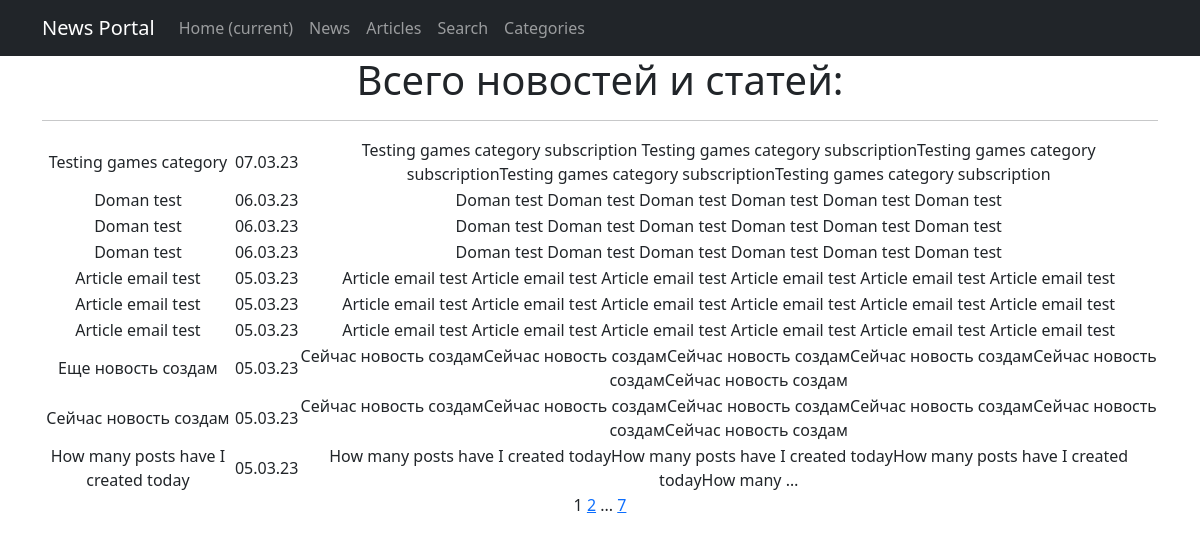
/posts/, run on an earlier commit of the app's database.
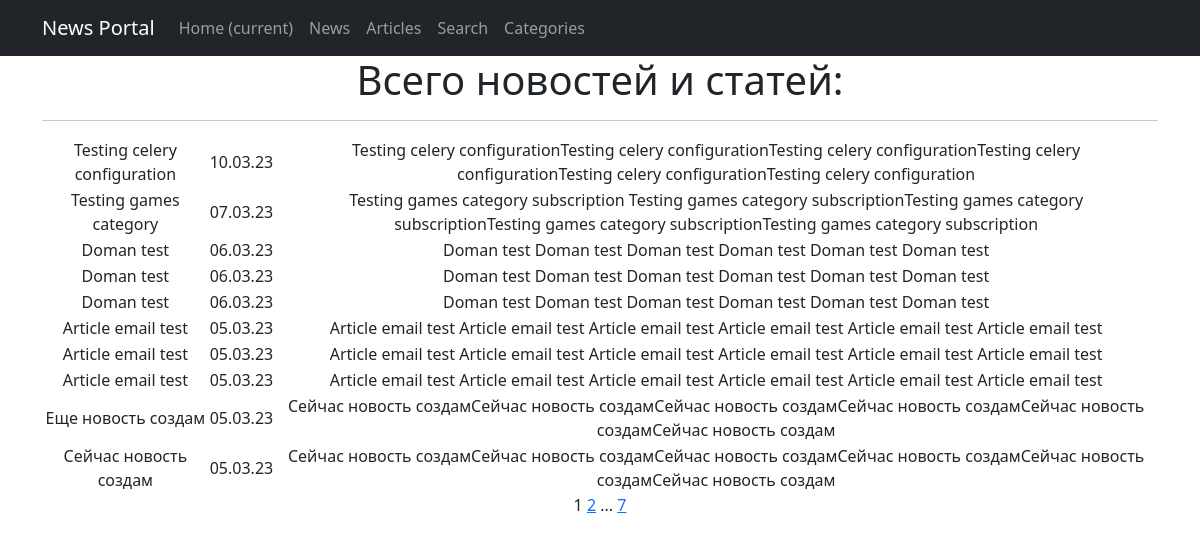
And on a later commit of the database.
### news/models.py (models this page shows, shortened)
class Post(models.Model):
    type = models.CharField(max_length=1, choices=TYPES, default=article)
    created_on = models.DateTimeField(auto_now_add=True)
    title = models.CharField(max_length=255)
    text = models.TextField()
    rating = models.IntegerField(default=0)
    author = models.ForeignKey(Author, on_delete=models.CASCADE)
    categories = models.ManyToManyField(Category, through='PostCategory')

### news/views.py (the view)
# urls.py: path('', PostsList.as_view(), name='posts_list'),
class PostsList(ListView):
    model = Post
    ordering = '-created_on'
    template_name = 'posts.html'
    context_object_name = 'posts'
    paginate_by = 10
    def get_context_data(self, **kwargs):
        context = super().get_context_data(**kwargs)
        context['num_of_posts'] = len(Post.objects.all())
        return context

### news/templatetags/custom_filters.py (called while the page is built)
@register.filter()
def censor(text: str):
    if type(text) is not str:
        raise ValueError('censor filter only accepts str values')
    for word in UNDESIRABLE_WORDS:
        text = text.replace(word, f"{word[0]}{'*'*(len(word)-1)}")
        word = word.title()
        text = text.replace(word, f"{word[0]}{'*'*(len(word)-1)}")
    return text

### templates/posts.html (shortened to what this page needs)
{% extends 'flatpages/default.html' %}
{% load custom_filters %}
{% block content %}
<h1>Всего новостей и статей: {{ num_of_news }}</h1>
<hr>
<table>
    {% for post in posts %}
    <tr>
        <td>{{ post.title|censor }}</td>
        <td>{{ post.created_on|date:'d.m.y' }}</td>
        <td>{{ post.text|censor|truncatewords:20 }}</td>
    </tr>
    {% endfor %}
</table>
{{ page_obj.number }}
{% if page_obj.has_next %}
    <a href="?page={{ page_obj.next_page_number }}">{{ page_obj.next_page_number }}</a>
    {% if page_obj.next_page_number != page_obj.paginator.num_pages %}
        ...
        <a href="?page={{ page_obj.paginator.num_pages }}">{{ page_obj.paginator.num_pages }}</a>
    {% endif %}
{% endif %}
{% endblock content %}

What changed in the data, as far as the page shows it:
no longer on this page (row unchanged): Post: title|censor "How many posts have I created today", created_on "05.03.23", text|censor "How many posts have I created todayHow many posts have I created todayHow many posts have I created todayHow many …"
added Post: title|censor "Testing celery configuration", created_on "10.03.23", text|censor "Testing celery configurationTesting celery configurationTesting celery configurationTesting celery configurationTesting celery configurationTesting celery configuration"
